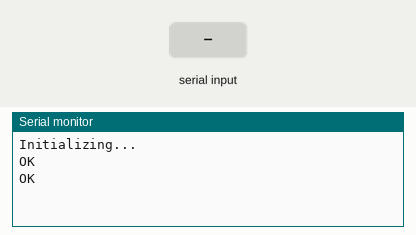
Recording of a sketch running on a simulated Arduino Uno, built with avr-gcc and run on an emulated ATmega328P. Parts: the last lines printed to the serial monitor. The test bench sets the inputs (shaded band). The modem accepts every AT command (registered, SIM ready, sends succeed) and sends nothing else.

Above: at 1.4 s.
1.5 s: "1" received over the second serial link
At 3.5 s:
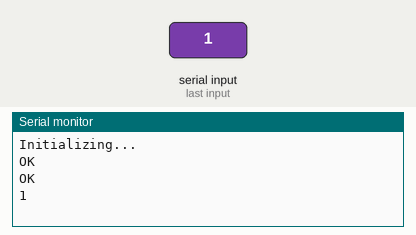
3.9 s: "0" received over the second serial link
At 5.3 s:
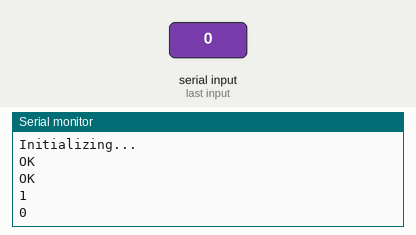

The sketch:

GPRS_Working_code.ino
```cpp
#include <SoftwareSerial.h>
#include <AltSoftSerial.h>

#define rxPin 13
#define txPin 12
SoftwareSerial sim800L(rxPin, txPin);

AltSoftSerial neogps;

unsigned long previousMillis = 0;
long interval = 60000;

void setup() {
  Serial.begin(9600);
  sim800L.begin(9600);
  neogps.begin(9600);

  Serial.println("Initializing...");

  sendATcommand("AT", "OK", 2000);
  sendATcommand("AT+CMGF=1", "OK", 2000);
}

void loop() {
  while (sim800L.available()) {
    Serial.println(sim800L.readString());
  }
  while (Serial.available()) {
    sim800L.println(Serial.readString());
  }

  unsigned long currentMillis = millis();
  if (currentMillis - previousMillis > interval) {
    previousMillis = currentMillis;
    sendGpsToServer();
  }
}

void sendGpsToServer() {
  // // Use fixed latitude and longitude values for demonstration
  // String latitude = "12.3456";
  // String longitude = "78.9101";

  String url = "http://shopokoacommunitycard.co.ke/update.php?amount=200&tagID=211138108163150&pin=1234";

  // Serial.print("Latitude= ");
  // Serial.print(latitude);
  // Serial.print(" Longitude= ");
  // Serial.println(longitude);

  Serial.println(url);
  delay(300);

  sendATcommand("AT+CFUN=1", "OK", 2000);
  sendATcommand("AT+CGATT=1", "OK", 2000);
  sendATcommand("AT+SAPBR=3,1,\"Contype\",\"GPRS\"", "OK", 2000);
  sendATcommand("AT+SAPBR=3,1,\"APN\",\"internet\"", "OK", 2000);
  sendATcommand("AT+SAPBR=1,1", "OK", 2000);
  sendATcommand("AT+HTTPINIT", "OK", 2000);
  sendATcommand("AT+HTTPPARA=\"CID\",1", "OK", 1000);
  sim800L.print("AT+HTTPPARA=\"URL\",\"");
  sim800L.print(url);
  sendATcommand("\"", "OK", 1000);
  sendATcommand("AT+HTTPACTION=0", "0,200", 1000);
  sendATcommand("AT+HTTPTERM", "OK", 1000);
  sendATcommand("AT+CIPSHUT", "SHUT OK", 1000);
}

int8_t sendATcommand(const char* ATcommand, const char* expected_answer, unsigned int timeout) {
  uint8_t x = 0, answer = 0;
  char response[100];
  unsigned long previous;

  memset(response, '\0', 100);
  delay(100);

  while (sim800L.available() > 0) sim800L.read();

  if (ATcommand[0] != '\0') {
    sim800L.println(ATcommand);
  }

  x = 0;
  previous = millis();

  do {
    if (sim800L.available() != 0) {
      response[x] = sim800L.read();
      x++;

      if (strstr(response, expected_answer) != NULL) {
        answer = 1;
      }
    }
  } while ((answer == 0) && ((millis() - previous) < timeout));

  Serial.println(response);
  return answer;
}
```

Measured:
- after the input at 1.5 s, the serial monitor: prints a new line after 1.0 s (image 1)
- after the input at 3.9 s, the serial monitor: prints a new line after 1.0 s (image 2)
